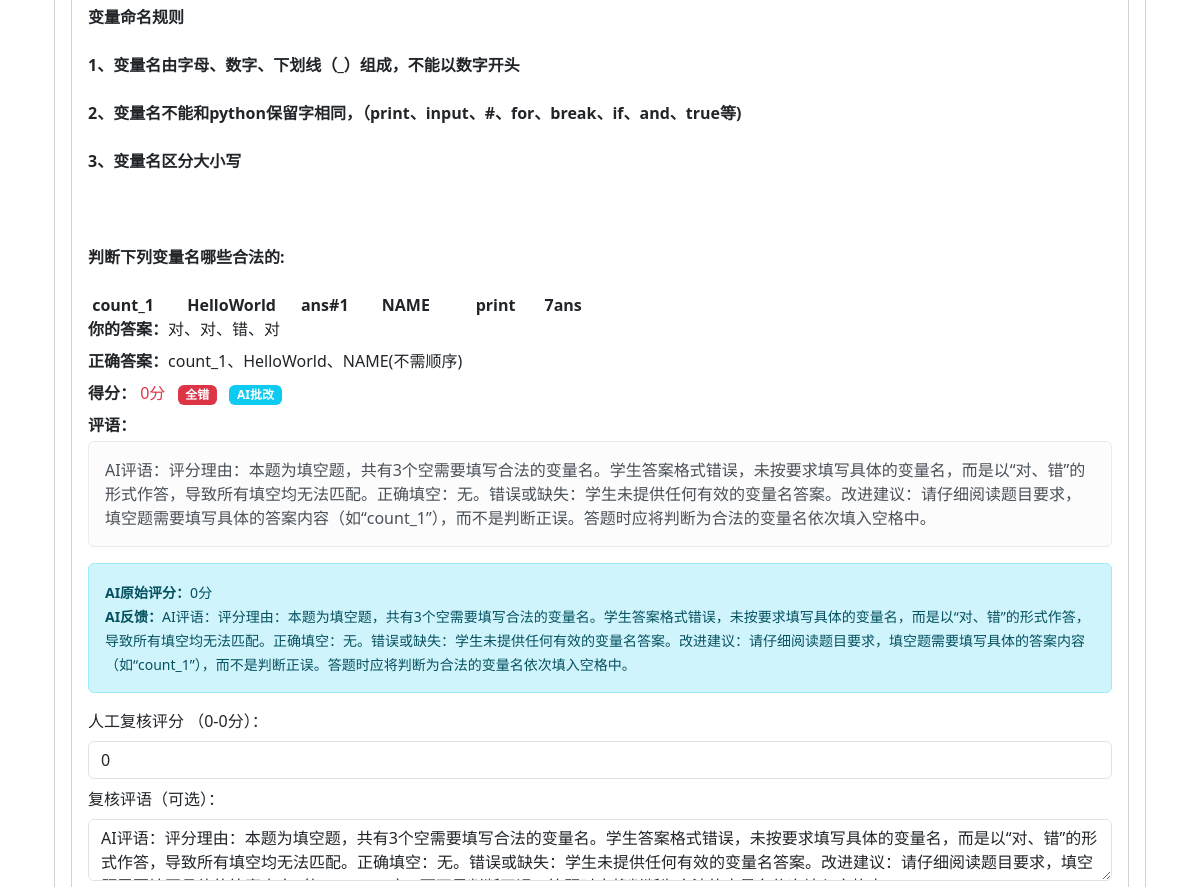
/test_result/334 (signed in, middle part), run on an earlier commit of the app's database.
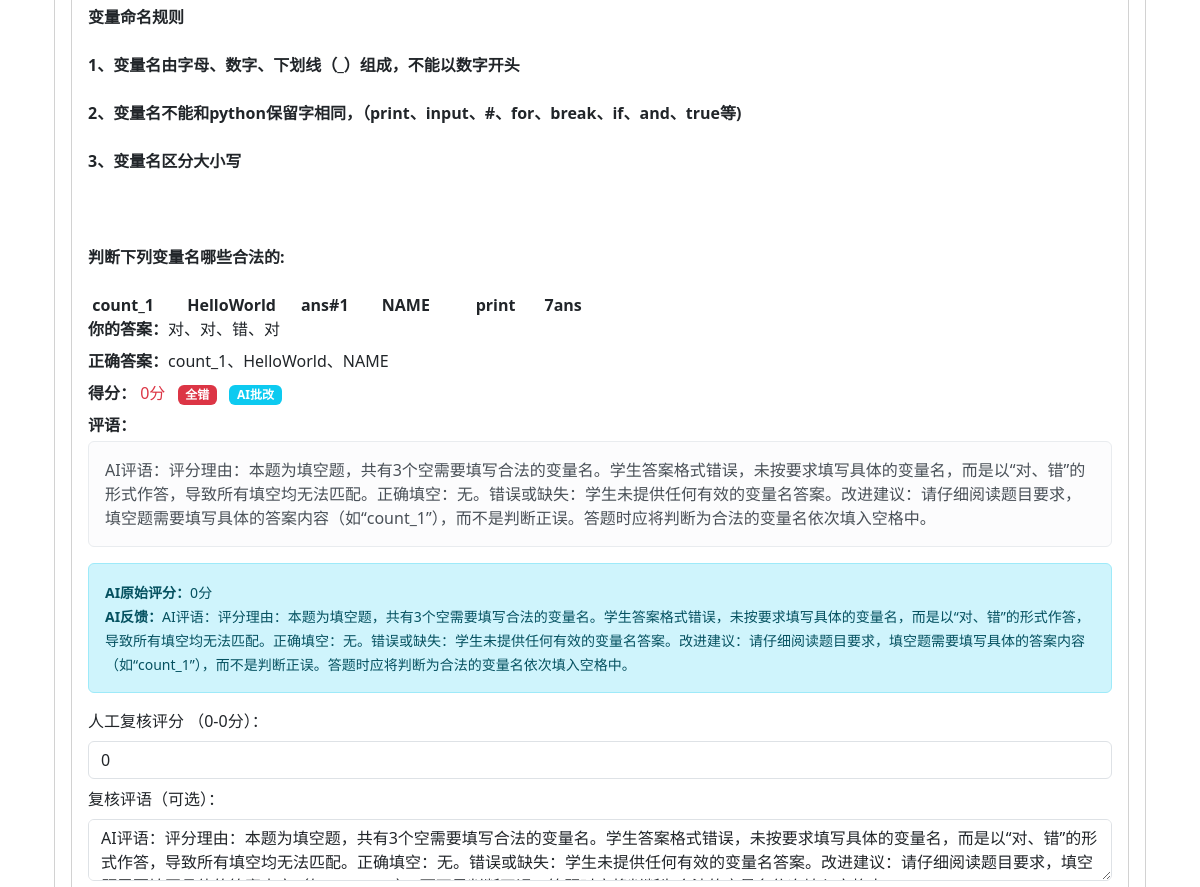
And on a later commit of the database.
### app.py (models this page shows)
class FillBlankSubmission(db.Model):
    id = db.Column(db.Integer, primary_key=True)
    result_id = db.Column(db.Integer, db.ForeignKey('test_result.id'), nullable=False)
    question_id = db.Column(db.Integer, db.ForeignKey('question.id'), nullable=False)
    student_answer = db.Column(db.Text, nullable=False)
    score = db.Column(db.Integer, nullable=True)
    comment = db.Column(db.Text, nullable=True)
    graded_bool = db.Column(db.Boolean, default=False)
    grading_method = db.Column(db.String(20), default='manual')  # 'manual' 或 'ai'
    ai_original_score = db.Column(db.Integer, nullable=True)  # AI原始评分
    ai_feedback = db.Column(db.Text, nullable=True)  # AI反馈
    manual_reviewed = db.Column(db.Boolean, default=False)  # 是否经过人工复核
    created_at = db.Column(db.DateTime, default=datetime.utcnow)

class Question(db.Model):
    id = db.Column(db.Integer, primary_key=True)
    question_type = db.Column(db.String(20), nullable=False)
    content = db.Column(db.Text, nullable=False)
    image_path = db.Column(db.String(200))  # 题目配图
    option_a = db.Column(db.String(200))
    option_b = db.Column(db.String(200))
    option_c = db.Column(db.String(200))
    option_d = db.Column(db.String(200))
    option_e = db.Column(db.String(200))
    correct_answer = db.Column(db.String(200), nullable=False)
    score = db.Column(db.Integer, nullable=False)
    explanation = db.Column(db.Text)
    created_at = db.Column(db.DateTime, default=datetime.utcnow)
    bank_id = db.Column(db.Integer, db.ForeignKey('question_bank.id'), nullable=False)

### app.py (the view, shortened to what this page needs)
@app.route('/test_result/<int:result_id>')
def test_result(result_id):
    result = TestResult.query.get_or_404(result_id)
    if 'role' not in session:
        return redirect(url_for('student_start'))
    if session.get('role') == 'teacher':
        pass
    elif session.get('role') == 'student':
        if 'student_id' not in session or result.student_id != session['student_id']:
            flash('无权访问此测试结果')
            return redirect(url_for('student_dashboard'))
    else:
        flash('无权访问此测试结果')
        return redirect(url_for('student_start'))
    test = Test.query.get(result.test_id)
    if session.get('role') == 'teacher':
        student_id = result.student_id
        student = User.query.get(student_id)
        history = StudentTestHistory.query.filter_by(
            student_id=student_id
        ).first()
    else:
        student = User.query.get(session['student_id'])
        history = StudentTestHistory.query.filter_by(
            student_id=session['student_id']
        ).first()
    questions = []
    answers = json.loads(result.answers)
    for question_id, answer in answers.items():
        question = Question.query.get(int(question_id))
        if question:
            is_correct = None  # 默认为None，简答题不判断对错
            score = 0
            comment = None
            if question.question_type == 'single_choice':
                is_correct = answer == question.correct_answer
                score = test.single_choice_score if is_correct else 0
            elif question.question_type == 'multiple_choice':
                def normalize(ans):
                    return ''.join(sorted([c for c in ans.replace(',', '').replace(' ', '').upper() if c in 'ABCDE']))
                is_correct = normalize(answer) == normalize(question.correct_answer)
                score = test.multiple_choice_score if is_correct else 0
            elif question.question_type == 'true_false':
                is_correct = answer == question.correct_answer
                score = test.true_false_score if is_correct else 0
            elif question.question_type == 'fill_blank':
                fill_blank_submission = FillBlankSubmission.query.filter_by(
                    result_id=result.id,
                    question_id=question.id
                ).first()
                if fill_blank_submission:
                    score = fill_blank_submission.score or 0
                    comment = fill_blank_submission.comment
                    is_correct = (score == test.fill_blank_score)
            elif question.question_type == 'short_answer':
                submission = ShortAnswerSubmission.query.filter_by(
                    result_id=result.id,
                    question_id=question.id
                ).first()
                if submission:
                    score = submission.score
                    comment = submission.comment
            grading_method = None
            ai_original_score = None
            ai_feedback = None
            manual_reviewed = False
            if question.question_type == 'short_answer' and submission:
                grading_method = submission.grading_method
                ai_original_score = submission.ai_original_score
                ai_feedback = submission.ai_feedback
                manual_reviewed = submission.manual_reviewed
            elif question.question_type == 'fill_blank' and fill_blank_submission:
                grading_method = fill_blank_submission.grading_method
                ai_original_score = fill_blank_submission.ai_original_score
                ai_feedback = fill_blank_submission.ai_feedback
                manual_reviewed = fill_blank_submission.manual_reviewed
            questions.append({
                'id': question.id,
                'content': question.content,
                'question_type': question.question_type,
                'option_a': question.option_a,
                'option_b': question.option_b,
                'option_c': question.option_c,
                'option_d': question.option_d,
                'student_answer': answer,
                'correct_answer': question.correct_answer,
                'is_correct': is_correct,
                'score': score,
                'comment': comment,
                'explanation': question.explanation,
                'grading_method': grading_method,
                'ai_original_score': ai_original_score,
                'ai_feedback': ai_feedback,
                'manual_reviewed': manual_reviewed
            })
    return render_template('test_result.html',
                         test=test,
                         result=result,
                         student=student,
                         history=history,
                         questions=questions,
                         is_teacher=session.get('role') == 'teacher',
                         test_id=test.id if test else None)

### templates/test_result.html (shortened to what the changed rows need)
<!DOCTYPE html>
<html lang="zh-CN">
<head>
    <link href="https://cdn.jsdelivr.net/npm/bootstrap@5.3.0/dist/css/bootstrap.min.css" rel="stylesheet">
</head>
<body class="container mt-5">
    <div class="container mt-4">
        <div class="card">
            <div class="card-body">
                {% for question in questions %}
                <div class="card mb-3">
                    <div class="card-body">
                        <div class="fw-bold question-content">{{ question.content|replace('\n', '<br>')|safe }}</div>
                        {% if question.question_type == 'single_choice' %}
                        <div class="mb-3">
                            <div><strong>你的答案：</strong><div class="answer-content">{{ question.student_answer|safe }}</div></div>
                            <div class="mt-2"><strong>正确答案：</strong>{{ question.correct_answer }}</div>
                            <div class="options mt-2">
                                <p>A. {{ question.option_a }}</p>
                                <p>B. {{ question.option_b }}</p>
                                <p>C. {{ question.option_c }}</p>
                                <p>D. {{ question.option_d }}</p>
                            </div>
                        </div>
                        {% elif question.question_type == 'true_false' %}
                        <div class="mb-3">
                            <div><strong>你的答案：</strong><div class="answer-content">{{ question.student_answer|safe }}</div></div>
                            <div class="mt-2"><strong>正确答案：</strong>{{ question.correct_answer }}</div>
                        </div>
                        {% elif question.question_type == 'fill_blank' %}
                        <div class="mb-3">
                            <div><strong>你的答案：</strong><div class="answer-content">{{ question.student_answer|safe }}</div></div>
                            <div class="mt-2"><strong>正确答案：</strong>{{ question.correct_answer[:-1] if question.correct_answer.endswith('、') else question.correct_answer }}</div>
                            <div class="mt-2">
                                <strong>得分：</strong>
                                <span class="{% if question.is_correct %}text-success{% elif question.score > 0 %}text-warning{% else %}text-danger{% endif %}">
                                    {{ question.score }}分
                                </span>
                                {% if question.is_correct %}
                                <span class="badge bg-success ms-2">全对</span>
                                {% elif question.score > 0 %}
                                <span class="badge bg-warning ms-2">部分正确</span>
                                {% if question.grading_method == 'ai' and question.comment and question.comment.startswith('扣分理由：') %}
                                <small class="text-muted ms-1">（{{ question.comment.split('。')[0].replace('扣分理由：', '') }}）</small>
                                {% endif %}
                                {% else %}
                                <span class="badge bg-danger ms-2">全错</span>
                                {% endif %}
                                {% if question.grading_method == 'ai' %}
                                <span class="badge bg-info ms-2">AI批改</span>
                                {% elif question.grading_method == 'manual' %}
                                <span class="badge bg-secondary ms-2">人工批改</span>
                                {% endif %}
                            </div>
                            {% if question.comment %}
                            <div class="mt-2">
                                <strong>评语：</strong>
                                <div class="alert alert-light mt-1">{{ question.comment|safe }}</div>
                            </div>
                            {% endif %}
                            {% if is_teacher %}
                            <div class="mt-3">
                                {% if question.grading_method == 'ai' and question.ai_original_score is not none %}
                                <div class="alert alert-info">
                                    <small>
                                        <strong>AI原始评分：</strong>{{ question.ai_original_score }}分<br>
                                        {% if question.ai_feedback %}
                                        <strong>AI反馈：</strong>{{ question.ai_feedback|safe }}
                                        {% endif %}
                                    </small>
                                </div>
                                {% endif %}
                                <form method="post" action="{{ url_for('grade_fill_blank', question_id=question.id, result_id=result.id) }}" class="d-inline">
                                    <div class="mb-2">
                                        <label for="score-{{ question.id }}" class="form-label">
                                            {% if question.grading_method == 'ai' %}人工复核评分{% else %}评分{% endif %}
                                            （0-{{ question.score if question.score is not none else test.fill_blank_score }}分）：
                                        </label>
                                        <input type="number" class="form-control" id="score-{{ question.id }}" name="score" min="0" max="{{ test.fill_blank_score }}" value="{{ question.score if question.score is not none else 0 }}" required>
                                    </div>
                                    <div class="mb-2">
                                        <label for="comment-{{ question.id }}" class="form-label">
                                            {% if question.grading_method == 'ai' %}复核评语{% else %}评语{% endif %}（可选）：
                                        </label>
                                        <textarea class="form-control" id="comment-{{ question.id }}" name="comment" rows="2">{{ question.comment if question.comment is not none else '' }}</textarea>
                                    </div>
                                </form>
                            </div>
                            {% endif %}
                        </div>
                        {% endif %}
                    </div>
                </div>
                {% endfor %}
            </div>
        </div>
    </div>
</body>
</html>

What changed in the data, as far as the page shows it:
changed through a linked row, FillBlankSubmission: correct_answer "count_1、HelloWorld、NAME(不需顺序)" → "count_1、HelloWorld、NAME"
